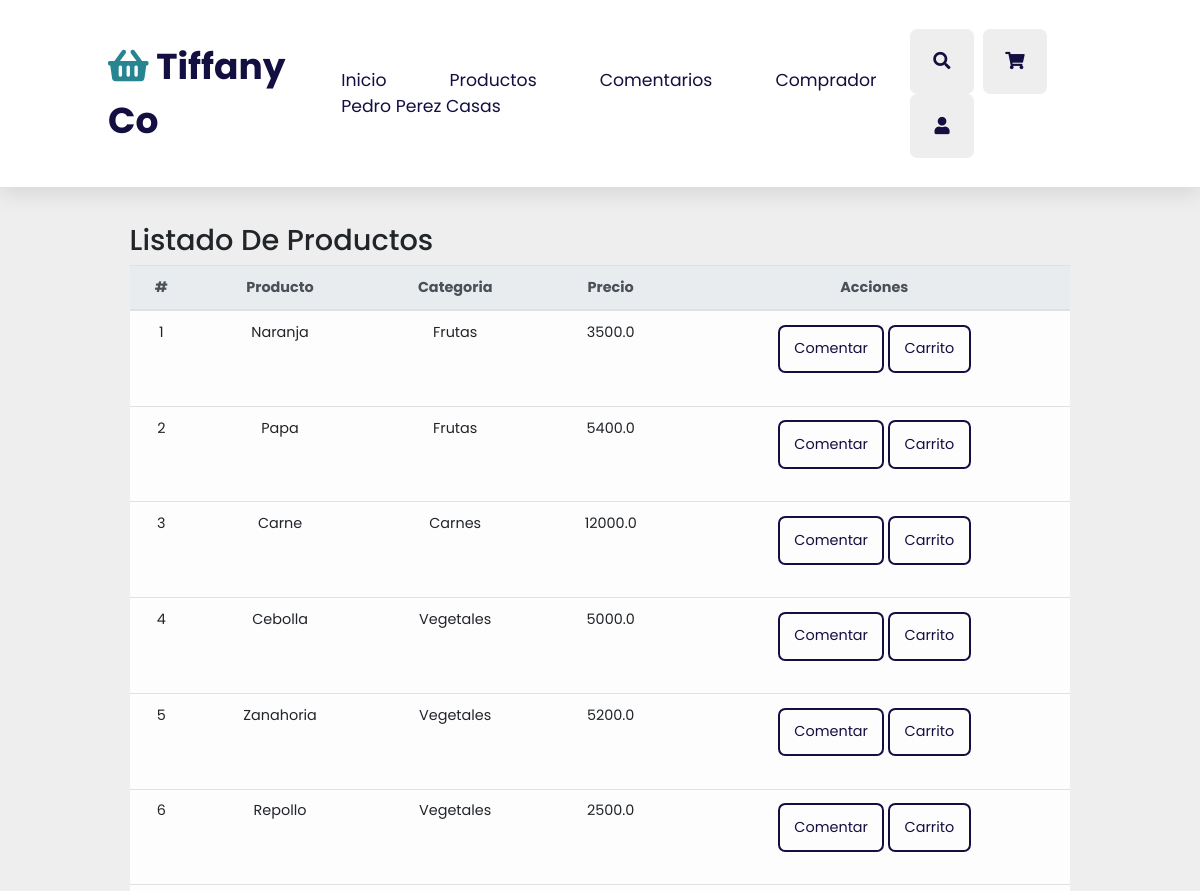
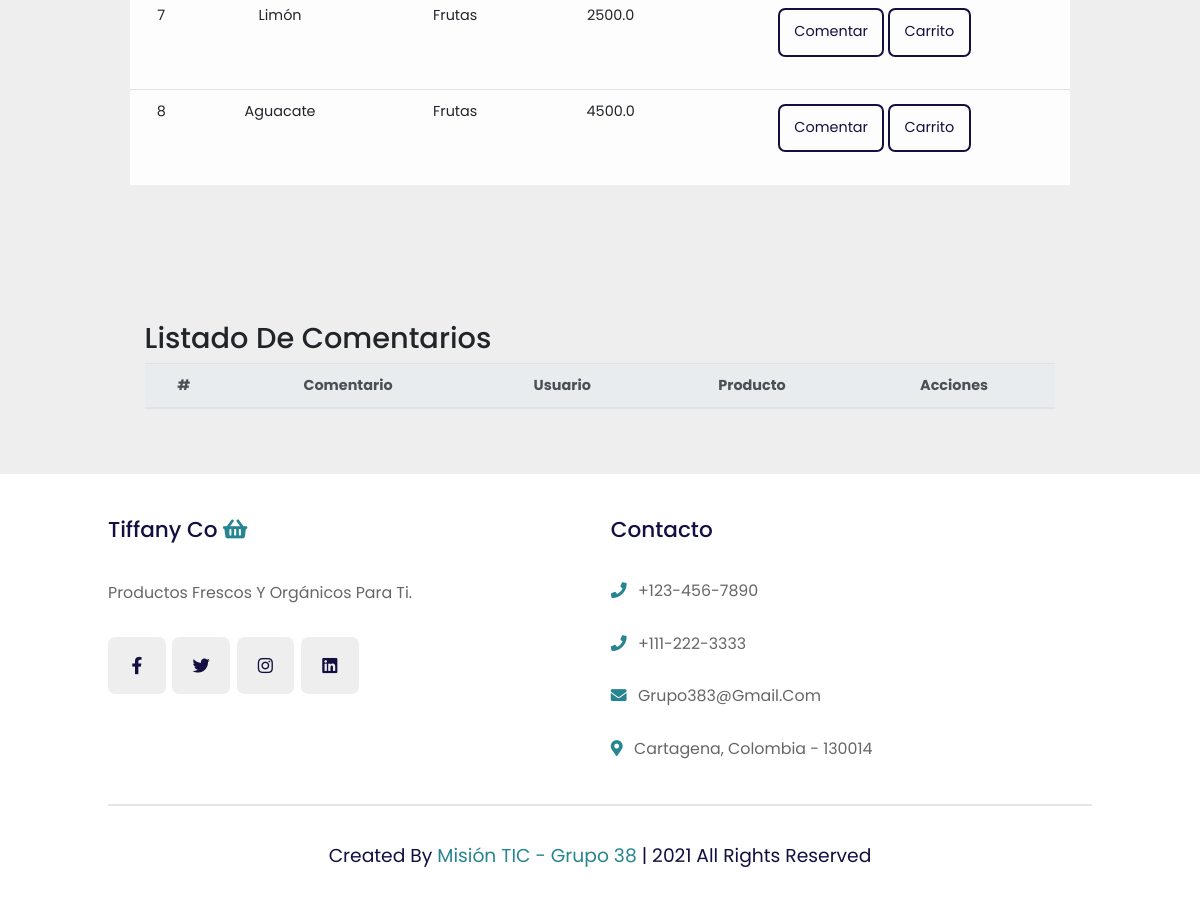
Page /compra (signed in) on the committed database (2 pictures, top to bottom).
### app.py (models this page shows)
class Products(db.Model):
    id = db.Column(db.Integer, primary_key=True)
    producto = db.Column(db.String(150), nullable=False)
    categoria = db.Column(db.String(50), nullable=False)
    precio = db.Column(db.Float, default = 0.0)
    stock = db.Column(db.Integer, default=0)
    comentario = db.relationship('Comentarios', backref='products')
    compra = db.relationship('Compras', backref='products')

### app.py (the view)
@app.route('/compra')
def compra():
    if 'usercompra' in session:
        userid = session['userid']
        print('usercompra')
        productos = Products.query.all()
        comentarios = Comentarios.query.filter_by(id_user=userid).all()
        return render_template('compra.html', productos=productos, comentarios=comentarios)

### templates/compra.html (shortened to what this page needs)
<!DOCTYPE html>
<html lang="en">
<head>
    <link rel="stylesheet" href="https://unpkg.com/swiper@7/swiper-bundle.min.css" />
    <link rel="stylesheet" href="https://cdnjs.cloudflare.com/ajax/libs/font-awesome/5.15.4/css/all.min.css">
    <link rel="stylesheet" href="https://maxcdn.bootstrapcdn.com/bootstrap/4.0.0/css/bootstrap.min.css">
    <link rel="stylesheet" href="{{url_for('static', filename='css/style.css') }}">
</head>
<body>
    <header class="header">
        <a href="{{url_for('compra')}}" class="logo"> <i class="fas fa-shopping-basket"></i> Tiffany co </a>
        <nav class="navbar">
            <a href="{{url_for('compra')}}">Inicio</a>
            <a href="#products">Productos</a>
            <a href="#review">Comentarios</a>
            <a href="#products">Comprador</a>
            <a href="#{{url_for('compra')}}">{{session['usercompra']}}</a>
        </nav>
        <div class="icons">
            <div class="fas fa-search" id="search-btn"></div>
            <div class="fas fa-shopping-cart" id="cart-btn"></div>
            <div class="fas fa-user" id="login-btn"></div>
        </div>
    </header>
    <section class="features">
        <div class="container mt-5">
            <h1>Gestión Tiffany co</h1>
        </div>
    </section>
    <section class="products" id="products">
        <div class="container p-4 mt-4">
            <div class="row">
                <div class="col">
                    <h2>Listado de Productos</h2>
                    <table class="table table-light">
                        <thead class="thead-light">
                            <tr style="text-align: center">
                                <th>#</th>
                                <th>Producto</th>
                                <th>Categoria</th>
                                <th>Precio</th>
                                <th>Acciones</th>
                            </tr>
                        </thead>
                        <tbody>
                            {% for product in productos %}
                            <tr style="text-align: center">
                                <td>{{product.id}}</td>
                                <td>{{product.producto}}</td>
                                <td>{{product.categoria}}</td>
                                <td>{{product.precio}}</td>
                                <td>
                                    <div>
                                        <a href="{{product.id}}" class="btn btn-default btn-rounded mb-4"
                                            data-toggle="modal" data-target="#modalLoginForm{{product.id}}">Comentar</a>
                                        <a href="" class="btn btn-default btn-rounded mb-4" data-toggle="modal"
                                            data-target="#modalcarrito{{product.id}}"">Carrito</a>
                                    </div>
                                </td>
                            </tr>
                            {% endfor %}
                        </tbody>
                    </table>
                </div>
            </div>
        </div>
    </section>
    <section class="reviews" id="comentarios">
        <div class="container p-4 mt-4">
            <div class="col">
                <h2>Listado de Comentarios</h2>
                <table class="table table-light">
                    <thead class="thead-light">
                        <tr style="text-align: center">
                            <th>#</th>
                            <th>Comentario</th>
                            <th>Usuario</th>
                            <th>Producto</th>
                            <th>Acciones</th>
                        </tr>
                    </thead>
                </table>
            </div>
        </div>
    </section>
    <section class="footer">
        <div class="box-container">
            <div class="box">
                <h3> Tiffany co <i class="fas fa-shopping-basket"></i> </h3>
                <p>Productos frescos y orgánicos para ti.</p>
                <div class="share">
                    <a href="#" class="fab fa-facebook-f"></a>
                    <a href="#" class="fab fa-twitter"></a>
                    <a href="#" class="fab fa-instagram"></a>
                    <a href="#" class="fab fa-linkedin"></a>
                </div>
            </div>
            <div class="box">
                <h3>Contacto</h3>
                <a href="#" class="links"> <i class="fas fa-phone"></i> +123-456-7890 </a>
                <a href="#" class="links"> <i class="fas fa-phone"></i> +111-222-3333 </a>
                <a href="#" class="links"> <i class="fas fa-envelope"></i> grupo383@gmail.com </a>
                <a href="#" class="links"> <i class="fas fa-map-marker-alt"></i> Cartagena, Colombia - 130014 </a>
            </div>
        </div>
        <div class="credit"> created by <span> Misión TIC - Grupo 38 </span> | 2021 all rights reserved </div>
    </section>
</body>
</html>

### static/css/style.css (style rules this page uses)
:root { --orange:#278491; --black:#130f40; --light-color:#666; --box-shadow:0 .5rem 1.5rem rgba(0,0,0,.1); --border:.2rem solid rgba(0,0,0,.1); --outline:.1rem solid rgba(0,0,0,.1); --outline-hover:.2rem solid var(--black); }
* { font-family: 'Poppins', sans-serif; margin:0; padding:0; box-sizing: border-box; outline: none; border:none; text-decoration: none; text-transform: capitalize; transition: all .2s linear; }
html { font-size: 90%; overflow-x: hidden; scroll-behavior: smooth; scroll-padding-top: 7rem; }
body { background:#eee; }
section { padding:2rem 9%; }
.btn { margin-top: .2rem; display: inline-block; padding:.8rem 1rem; font-size: 1rem; border-radius: .5rem; border:.2rem solid var(--black); color:var(--black); cursor: pointer; background: none; }
.header { position: fixed; top:0; left:0; right: 0; z-index: 1000; display: flex; align-items: center; justify-content: space-between; padding:2rem 9%; background:#fff; box-shadow: var(--box-shadow); }
.header .logo { font-size: 2.5rem; font-weight: bolder; color:var(--black); }
.header .logo i { color:var(--orange); }
.header .navbar a { font-size: 1.2rem; margin:0 1rem; color:var(--black); }
.header .icons div { height: 4.5rem; width: 4.5rem; line-height: 4.5rem; border-radius: .5rem; background: #eee; color:var(--black); font-size: 1.2rem; margin-left: .3rem; cursor: pointer; text-align: center; }
.footer { background: #fff; }
.footer .box-container { display: grid; grid-template-columns: repeat(auto-fit, minmax(25rem, 1fr)); gap:1.5rem; }
.footer .box-container .box h3 { font-size: 1.5rem; color:var(--black); padding:1rem 0; }
.footer .box-container .box h3 i { color:var(--orange); }
.footer .box-container .box .links { display: block; font-size: 1.1rem; color:var(--light-color); padding:1rem 0; }
.footer .box-container .box .links i { color:var(--orange); padding-right: .5rem; }
.footer .box-container .box p { line-height: 1.8; font-size: 1.1rem; color:var(--light-color); padding:1rem 0; }
.footer .box-container .box .share a { height:4rem; width:4rem; line-height:4rem; border-radius: .5rem; font-size: 1.2rem; color:var(--black); margin-right: .2rem; background: #eee; text-align: center; }
.footer .credit { text-align: center; margin-top: 2rem; padding:1rem; padding-top: 2.5rem; font-size: 1.3rem; color:var(--black); border-top: var(--border); }
.footer .credit span { color:var(--orange); }

### rows in the picture
Products: id "1", producto "Naranja", categoria "Frutas", precio "3500.0"
Products: id "2", producto "Papa", categoria "Frutas", precio "5400.0"
Products: id "3", producto "Carne", categoria "Carnes", precio "12000.0"
Products: id "4", producto "Cebolla", categoria "Vegetales", precio "5000.0"
Products: id "5", producto "Zanahoria", categoria "Vegetales", precio "5200.0"
Products: id "6", producto "Repollo", categoria "Vegetales", precio "2500.0"
Products: id "7", producto "Limón", categoria "Frutas", precio "2500.0"
Products: id "8", producto "Aguacate", categoria "Frutas", precio "4500.0"

### other values in the picture
{{ session['usercompra'] }} "Pedro Perez Casas"
